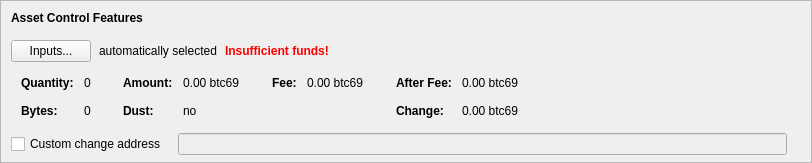
      <widget class="QFrame" name="frameAssetControl">
       <property name="sizePolicy">
        <sizepolicy hsizetype="Expanding" vsizetype="Fixed">
         <horstretch>0</horstretch>
         <verstretch>0</verstretch>
        </sizepolicy>
       </property>
       <property name="maximumSize">
        <size>
         <width>16777215</width>
         <height>16777215</height>
        </size>
       </property>
       <property name="frameShape">
        <enum>QFrame::StyledPanel</enum>
       </property>
       <property name="frameShadow">
        <enum>QFrame::Sunken</enum>
       </property>
       <layout class="QVBoxLayout" name="verticalLayoutAssetControl2">
        <property name="spacing">
         <number>0</number>
        </property>
        <property name="leftMargin">
         <number>0</number>
        </property>
        <property name="topMargin">
         <number>0</number>
        </property>
        <property name="rightMargin">
         <number>0</number>
        </property>
        <property name="bottomMargin">
         <number>6</number>
        </property>
        <item>
         <layout class="QVBoxLayout" name="verticalLayoutAssetControl" stretch="0,0,0,0,1">
          <property name="spacing">
           <number>0</number>
          </property>
          <property name="leftMargin">
           <number>10</number>
          </property>
          <property name="topMargin">
           <number>10</number>
          </property>
          <item>
           <layout class="QHBoxLayout" name="horizontalLayoutAssetControl1">
            <property name="bottomMargin">
             <number>15</number>
            </property>
            <item>
             <widget class="QLabel" name="labelAssetControlFeatures">
              <property name="sizePolicy">
               <sizepolicy hsizetype="Preferred" vsizetype="Maximum">
                <horstretch>0</horstretch>
                <verstretch>0</verstretch>
               </sizepolicy>
              </property>
              <property name="font">
               <font>
                <weight>75</weight>
                <bold>true</bold>
               </font>
              </property>
              <property name="styleSheet">
               <string notr="true">font-weight:bold;</string>
              </property>
              <property name="text">
               <string>Asset Control Features</string>
              </property>
             </widget>
            </item>
           </layout>
          </item>
          <item>
           <layout class="QHBoxLayout" name="horizontalLayoutAssetControl2" stretch="0,0,0,0">
            <property name="spacing">
             <number>8</number>
            </property>
            <property name="bottomMargin">
             <number>10</number>
            </property>
            <item>
             <widget class="QPushButton" name="pushButtonAssetControl">
              <property name="styleSheet">
               <string notr="true"/>
              </property>
              <property name="text">
               <string>Inputs...</string>
              </property>
              <property name="autoDefault">
               <bool>false</bool>
              </property>
             </widget>
            </item>
            <item>
             <widget class="QLabel" name="labelAssetControlAutomaticallySelected">
              <property name="text">
               <string>automatically selected</string>
              </property>
              <property name="margin">
               <number>5</number>
              </property>
             </widget>
            </item>
            <item>
             <widget class="QLabel" name="labelAssetControlInsuffFunds">
              <property name="font">
               <font>
                <weight>75</weight>
                <bold>true</bold>
               </font>
              </property>
              <property name="styleSheet">
               <string notr="true">color:red;font-weight:bold;</string>
              </property>
              <property name="text">
               <string>Insufficient funds!</string>
              </property>
              <property name="margin">
               <number>5</number>
              </property>
             </widget>
            </item>
            <item>
             <spacer name="horizontalSpacerAssetControl">
              <property name="orientation">
               <enum>Qt::Horizontal</enum>
              </property>
              <property name="sizeHint" stdset="0">
               <size>
                <width>40</width>
                <height>1</height>
               </size>
              </property>
             </spacer>
            </item>
           </layout>
          </item>
          <item>
           <widget class="QWidget" name="widgetAssetControl" native="true">
            <property name="sizePolicy">
             <sizepolicy hsizetype="Preferred" vsizetype="Preferred">
              <horstretch>0</horstretch>
              <verstretch>0</verstretch>
             </sizepolicy>
            </property>
            <property name="minimumSize">
             <size>
              <width>0</width>
              <height>0</height>
             </size>
            </property>
            <property name="styleSheet">
             <string notr="true"/>
            </property>
            <layout class="QHBoxLayout" name="horizontalLayoutAssetControl5">
             <property name="leftMargin">
              <number>0</number>
             </property>
             <property name="topMargin">
              <number>0</number>
             </property>
             <property name="rightMargin">
              <number>0</number>
             </property>
             <property name="bottomMargin">
              <number>0</number>
             </property>
             <item>
              <layout class="QHBoxLayout" name="horizontalLayoutAssetControl3" stretch="0,0,0,1">
               <property name="spacing">
                <number>20</number>
               </property>
               <property name="topMargin">
                <number>0</number>
               </property>
               <property name="bottomMargin">
                <number>10</number>
               </property>
               <item>
                <layout class="QFormLayout" name="formLayoutAssetControl1">
                 <property name="horizontalSpacing">
                  <number>10</number>
                 </property>
                 <property name="verticalSpacing">
                  <number>14</number>
                 </property>
                 <property name="leftMargin">
                  <number>10</number>
                 </property>
                 <property name="topMargin">
                  <number>4</number>
                 </property>
                 <property name="rightMargin">
                  <number>6</number>
                 </property>
                 <item row="0" column="0">
                  <widget class="QLabel" name="labelAssetControlQuantityText">
                   <property name="font">
                    <font>
                     <weight>75</weight>
                     <bold>true</bold>
                    </font>
                   </property>
                   <property name="text">
                    <string>Quantity:</string>
                   </property>
                   <property name="margin">
                    <number>0</number>
                   </property>
                  </widget>
                 </item>
                 <item row="0" column="1">
                  <widget class="QLabel" name="labelAssetControlQuantity">
                   <property name="cursor">
                    <cursorShape>IBeamCursor</cursorShape>
                   </property>
                   <property name="contextMenuPolicy">
                    <enum>Qt::ActionsContextMenu</enum>
                   </property>
                   <property name="text">
                    <string notr="true">0</string>
                   </property>
                   <property name="margin">
                    <number>0</number>
                   </property>
                   <property name="textInteractionFlags">
                    <set>Qt::LinksAccessibleByMouse|Qt::TextSelectableByKeyboard|Qt::TextSelectableByMouse</set>
                   </property>
                  </widget>
                 </item>
                 <item row="1" column="0">
                  <widget class="QLabel" name="labelAssetControlBytesText">
                   <property name="font">
                    <font>
                     <weight>75</weight>
                     <bold>true</bold>
                    </font>
                   </property>
                   <property name="text">
                    <string>Bytes:</string>
                   </property>
                  </widget>
                 </item>
                 <item row="1" column="1">
                  <widget class="QLabel" name="labelAssetControlBytes">
                   <property name="cursor">
                    <cursorShape>IBeamCursor</cursorShape>
                   </property>
                   <property name="contextMenuPolicy">
                    <enum>Qt::ActionsContextMenu</enum>
                   </property>
                   <property name="text">
                    <string notr="true">0</string>
                   </property>
                   <property name="textInteractionFlags">
                    <set>Qt::LinksAccessibleByMouse|Qt::TextSelectableByKeyboard|Qt::TextSelectableByMouse</set>
                   </property>
                  </widget>
                 </item>
                </layout>
               </item>
               <item>
                <layout class="QFormLayout" name="formLayoutAssetControl2">
                 <property name="horizontalSpacing">
                  <number>10</number>
                 </property>
                 <property name="verticalSpacing">
                  <number>14</number>
                 </property>
                 <property name="leftMargin">
                  <number>6</number>
                 </property>
                 <property name="topMargin">
                  <number>4</number>
                 </property>
                 <property name="rightMargin">
                  <number>6</number>
                 </property>
                 <item row="0" column="0">
                  <widget class="QLabel" name="labelAssetControlAmountText">
                   <property name="font">
                    <font>
                     <weight>75</weight>
                     <bold>true</bold>
                    </font>
                   </property>
                   <property name="text">
                    <string>Amount:</string>
                   </property>
                   <property name="margin">
                    <number>0</number>
                   </property>
                  </widget>
                 </item>
                 <item row="0" column="1">
                  <widget class="QLabel" name="labelAssetControlAmount">
                   <property name="cursor">
                    <cursorShape>IBeamCursor</cursorShape>
                   </property>
                   <property name="contextMenuPolicy">
                    <enum>Qt::ActionsContextMenu</enum>
                   </property>
                   <property name="text">
                    <string notr="true">0.00 btc69</string>
                   </property>
                   <property name="textInteractionFlags">
                    <set>Qt::LinksAccessibleByMouse|Qt::TextSelectableByKeyboard|Qt::TextSelectableByMouse</set>
                   </property>
                  </widget>
                 </item>
                 <item row="1" column="0">
                  <widget class="QLabel" name="labelAssetControlLowOutputText">
                   <property name="font">
                    <font>
                     <weight>75</weight>
                     <bold>true</bold>
                    </font>
                   </property>
                   <property name="text">
                    <string>Dust:</string>
                   </property>
                  </widget>
                 </item>
                 <item row="1" column="1">
                  <widget class="QLabel" name="labelAssetControlLowOutput">
                   <property name="cursor">
                    <cursorShape>IBeamCursor</cursorShape>
                   </property>
                   <property name="contextMenuPolicy">
                    <enum>Qt::ActionsContextMenu</enum>
                   </property>
                   <property name="text">
                    <string notr="true">no</string>
                   </property>
                   <property name="textInteractionFlags">
                    <set>Qt::LinksAccessibleByMouse|Qt::TextSelectableByKeyboard|Qt::TextSelectableByMouse</set>
                   </property>
                  </widget>
                 </item>
                </layout>
               </item>
               <item>
                <layout class="QFormLayout" name="formLayoutAssetControl3">
                 <property name="horizontalSpacing">
                  <number>10</number>
                 </property>
                 <property name="verticalSpacing">
                  <number>14</number>
                 </property>
                 <property name="leftMargin">
                  <number>6</number>
                 </property>
                 <property name="topMargin">
                  <number>4</number>
                 </property>
                 <property name="rightMargin">
                  <number>6</number>
                 </property>
                 <item row="0" column="0">
                  <widget class="QLabel" name="labelAssetControlFeeText">
                   <property name="font">
                    <font>
                     <weight>75</weight>
                     <bold>true</bold>
                    </font>
                   </property>
                   <property name="text">
                    <string>Fee:</string>
                   </property>
                   <property name="margin">
                    <number>0</number>
                   </property>
                  </widget>
                 </item>
                 <item row="0" column="1">
                  <widget class="QLabel" name="labelAssetControlFee">
                   <property name="cursor">
                    <cursorShape>IBeamCursor</cursorShape>
                   </property>
                   <property name="contextMenuPolicy">
                    <enum>Qt::ActionsContextMenu</enum>
                   </property>
                   <property name="text">
                    <string notr="true">0.00 btc69</string>
                   </property>
                   <property name="textInteractionFlags">
                    <set>Qt::LinksAccessibleByMouse|Qt::TextSelectableByKeyboard|Qt::TextSelectableByMouse</set>
                   </property>
                  </widget>
                 </item>
                </layout>
               </item>
               <item>
                <layout class="QFormLayout" name="formLayoutAssetControl4">
                 <property name="horizontalSpacing">
                  <number>10</number>
                 </property>
                 <property name="verticalSpacing">
                  <number>14</number>
                 </property>
                 <property name="leftMargin">
                  <number>6</number>
                 </property>
                 <property name="topMargin">
                  <number>4</number>
                 </property>
                 <property name="rightMargin">
                  <number>6</number>
                 </property>
                 <item row="0" column="0">
                  <widget class="QLabel" name="labelAssetControlAfterFeeText">
                   <property name="font">
                    <font>
                     <weight>75</weight>
                     <bold>true</bold>
                    </font>
                   </property>
                   <property name="text">
                    <string>After Fee:</string>
                   </property>
                   <property name="margin">
                    <number>0</number>
                   </property>
                  </widget>
                 </item>
                 <item row="0" column="1">
                  <widget class="QLabel" name="labelAssetControlAfterFee">
                   <property name="cursor">
                    <cursorShape>IBeamCursor</cursorShape>
                   </property>
                   <property name="contextMenuPolicy">
                    <enum>Qt::ActionsContextMenu</enum>
                   </property>
                   <property name="text">
                    <string notr="true">0.00 btc69</string>
                   </property>
                   <property name="textInteractionFlags">
                    <set>Qt::LinksAccessibleByMouse|Qt::TextSelectableByKeyboard|Qt::TextSelectableByMouse</set>
                   </property>
                  </widget>
                 </item>
                 <item row="1" column="0">
                  <widget class="QLabel" name="labelAssetControlChangeText">
                   <property name="font">
                    <font>
                     <weight>75</weight>
                     <bold>true</bold>
                    </font>
                   </property>
                   <property name="text">
                    <string>Change:</string>
                   </property>
                  </widget>
                 </item>
                 <item row="1" column="1">
                  <widget class="QLabel" name="labelAssetControlChange">
                   <property name="cursor">
                    <cursorShape>IBeamCursor</cursorShape>
                   </property>
                   <property name="contextMenuPolicy">
                    <enum>Qt::ActionsContextMenu</enum>
                   </property>
                   <property name="text">
                    <string notr="true">0.00 btc69</string>
                   </property>
                   <property name="textInteractionFlags">
                    <set>Qt::LinksAccessibleByMouse|Qt::TextSelectableByKeyboard|Qt::TextSelectableByMouse</set>
                   </property>
                  </widget>
                 </item>
                </layout>
               </item>
              </layout>
             </item>
            </layout>
           </widget>
          </item>
          <item>
           <layout class="QHBoxLayout" name="horizontalLayoutAssetControl4" stretch="0,0,0">
            <property name="spacing">
             <number>12</number>
            </property>
            <property name="sizeConstraint">
             <enum>QLayout::SetDefaultConstraint</enum>
            </property>
            <property name="topMargin">
             <number>5</number>
            </property>
            <property name="rightMargin">
             <number>5</number>
            </property>
            <item>
             <widget class="QCheckBox" name="checkBoxAssetControlChange">
              <property name="toolTip">
               <string>If this is activated, but the change address is empty or invalid, change will be sent to a newly generated address.</string>
              </property>
              <property name="text">
               <string>Custom change address</string>
              </property>
             </widget>
            </item>
            <item>
             <widget class="QValidatedLineEdit" name="lineEditAssetControlChange">
              <property name="enabled">
               <bool>false</bool>
              </property>
              <property name="sizePolicy">
               <sizepolicy hsizetype="Expanding" vsizetype="Fixed">
                <horstretch>0</horstretch>
                <verstretch>0</verstretch>
               </sizepolicy>
              </property>
             </widget>
            </item>
            <item>
             <widget class="QLabel" name="labelAssetControlChangeLabel">
              <property name="sizePolicy">
               <sizepolicy hsizetype="Preferred" vsizetype="Expanding">
                <horstretch>0</horstretch>
                <verstretch>0</verstretch>
               </sizepolicy>
              </property>
              <property name="minimumSize">
               <size>
                <width>0</width>
                <height>0</height>
               </size>
              </property>
              <property name="text">
               <string/>
              </property>
              <property name="margin">
               <number>3</number>
              </property>
             </widget>
            </item>
           </layout>
          </item>
          <item>
           <spacer name="verticalSpacerAssetControl">
            <property name="orientation">
             <enum>Qt::Vertical</enum>
            </property>
            <property name="sizeHint" stdset="0">
             <size>
              <width>800</width>
              <height>1</height>
             </size>
            </property>
           </spacer>
          </item>
         </layout>
        </item>
       </layout>
      </widget>
